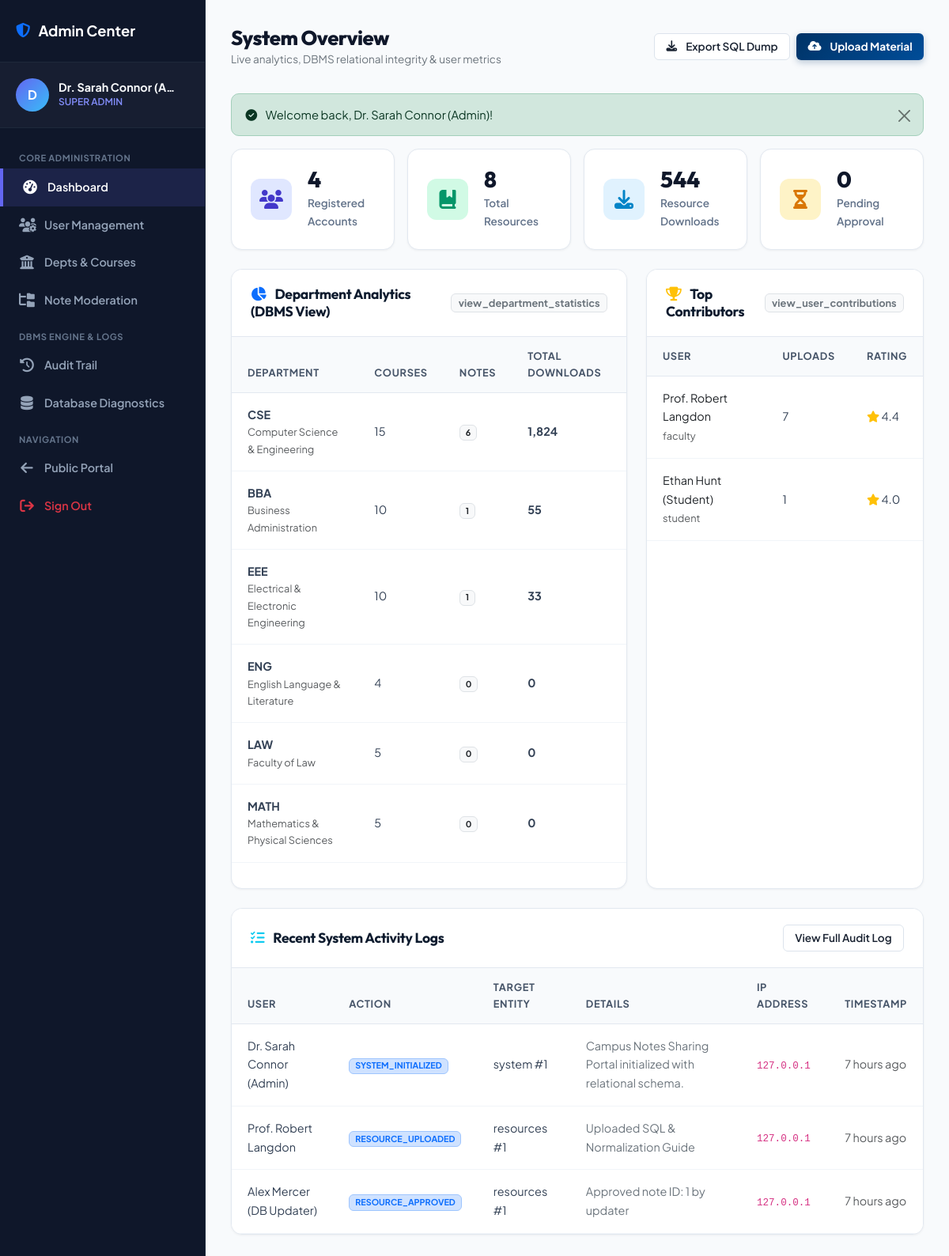
/admin/index.php (signed in), run on the app's committed database.
### tables this page shows
CREATE TABLE `users` (
    `user_id` INT AUTO_INCREMENT PRIMARY KEY,
    `role_id` INT NOT NULL,
    `dept_id` INT NULL,
    `full_name` VARCHAR(120) NOT NULL,
    `email` VARCHAR(150) NOT NULL UNIQUE,
    `password_hash` VARCHAR(255) NOT NULL,
    `reset_token` VARCHAR(64) NULL UNIQUE,
    `reset_token_expires_at` TIMESTAMP NULL,
    `academic_id` VARCHAR(50) NULL,  
    `phone` VARCHAR(30) NULL,
    `bio` TEXT NULL,
    `avatar` VARCHAR(255) DEFAULT 'default_avatar.png',
    `status` ENUM('active', 'inactive', 'suspended') DEFAULT 'active',
    `created_at` TIMESTAMP DEFAULT CURRENT_TIMESTAMP,
    `updated_at` TIMESTAMP DEFAULT CURRENT_TIMESTAMP ON UPDATE CURRENT_TIMESTAMP,
    CONSTRAINT `fk_users_role` FOREIGN KEY (`role_id`) REFERENCES `roles` (`role_id`) ON UPDATE CASCADE ON DELETE RESTRICT,
    CONSTRAINT `fk_users_dept` FOREIGN KEY (`dept_id`) REFERENCES `departments` (`dept_id`) ON UPDATE CASCADE ON DELETE SET NULL
);

CREATE TABLE `departments` (
    `dept_id` INT AUTO_INCREMENT PRIMARY KEY,
    `dept_code` VARCHAR(20) NOT NULL UNIQUE,
    `dept_name` VARCHAR(150) NOT NULL,
    `description` TEXT,
    `created_at` TIMESTAMP DEFAULT CURRENT_TIMESTAMP
);

CREATE TABLE `activity_logs` (
    `activity_id` INT AUTO_INCREMENT PRIMARY KEY,
    `user_id` INT NULL,
    `action` VARCHAR(100) NOT NULL,
    `entity_type` VARCHAR(50) NOT NULL,
    `entity_id` INT NULL,
    `details` TEXT NULL,
    `ip_address` VARCHAR(45) NULL,
    `created_at` TIMESTAMP DEFAULT CURRENT_TIMESTAMP,
    CONSTRAINT `fk_activity_user` FOREIGN KEY (`user_id`) REFERENCES `users` (`user_id`) ON UPDATE CASCADE ON DELETE SET NULL
);

### includes/auth_middleware.php (called while the page is built, shortened)
<?php
function isLoggedIn() {
    return isset($_SESSION['user_id']) && !empty($_SESSION['user_id']);
}
function getCurrentUser() {
    return [
        'id' => $_SESSION['user_id'],
        'name' => $_SESSION['full_name'] ?? 'User',
        'email' => $_SESSION['email'] ?? '',
        'role_id' => $_SESSION['role_id'] ?? 4,
        'role_name' => $_SESSION['role_name'] ?? 'student',
        'dept_id' => $_SESSION['dept_id'] ?? null,
        'avatar' => $_SESSION['avatar'] ?? 'default_avatar.png'
    ];
}

### admin/index.php (the view, shortened to what this page needs)
<?php
require_once __DIR__ . '/../includes/header.php';
require_once __DIR__ . '/../includes/auth_middleware.php';
$pdo = Database::getConnection();
$totalUsers = $pdo->query("SELECT COUNT(*) FROM `users`")->fetchColumn();
$totalResources = $pdo->query("SELECT COUNT(*) FROM `resources`")->fetchColumn();
$pendingNotes = $pdo->query("SELECT COUNT(*) FROM `resources` WHERE `status` = 'pending'")->fetchColumn();
$totalDownloads = $pdo->query("SELECT IFNULL(SUM(`download_count`), 0) FROM `resources`")->fetchColumn();
$deptStats = $pdo->query("SELECT * FROM `view_department_statistics` ORDER BY `total_resources` DESC")->fetchAll();
$topContributors = $pdo->query("SELECT * FROM `view_user_contributions` WHERE `total_uploads` > 0 ORDER BY `total_downloads_received` DESC LIMIT 5")->fetchAll();
$recentLogs = $pdo->query("SELECT l.*, u.full_name FROM `activity_logs` l LEFT JOIN `users` u ON l.user_id = u.user_id ORDER BY l.created_at DESC LIMIT 6")->fetchAll();
?>
<div class="dashboard-wrapper">
    <aside class="sidebar">
        <div class="sidebar-header">
            <a href="<?= BASE_URL ?>/admin/index.php" class="sidebar-brand">
                <i class="fa-solid fa-shield-halved text-primary"></i> Admin Center
            </a>
        </div>
        <div class="sidebar-user">
            <div class="user-avatar-circle"><?= strtoupper(substr($currentUser['name'], 0, 1)) ?></div>
            <div class="user-info-text">
                <div class="user-name"><?= htmlspecialchars($currentUser['name']) ?></div>
                <div class="user-role">Super Admin</div>
            </div>
        </div>
        <ul class="sidebar-nav">
            <li class="sidebar-heading">Core Administration</li>
            <li><a href="<?= BASE_URL ?>/admin/index.php" class="sidebar-link active"><i class="fa-solid fa-gauge-high"></i> Dashboard</a></li>
            <li><a href="<?= BASE_URL ?>/admin/users.php" class="sidebar-link"><i class="fa-solid fa-users-gear"></i> User Management</a></li>
            <li><a href="<?= BASE_URL ?>/admin/departments.php" class="sidebar-link"><i class="fa-solid fa-building-columns"></i> Depts & Courses</a></li>
            <li><a href="<?= BASE_URL ?>/admin/resources.php" class="sidebar-link"><i class="fa-solid fa-folder-tree"></i> Note Moderation </a></li>
            <li class="sidebar-heading">DBMS Engine & Logs</li>
            <li><a href="<?= BASE_URL ?>/admin/logs.php" class="sidebar-link"><i class="fa-solid fa-clock-rotate-left"></i> Audit Trail</a></li>
            <li><a href="<?= BASE_URL ?>/admin/db_status.php" class="sidebar-link"><i class="fa-solid fa-database"></i> Database Diagnostics</a></li>
            <li class="sidebar-heading">Navigation</li>
            <li><a href="<?= BASE_URL ?>/index.php" class="sidebar-link"><i class="fa-solid fa-arrow-left"></i> Public Portal</a></li>
            <li><a href="<?= BASE_URL ?>/actions/auth_action.php?action=logout" class="sidebar-link text-danger"><i class="fa-solid fa-arrow-right-from-bracket"></i> Sign Out</a></li>
        </ul>
    </aside>
    <main class="dashboard-content">
        <div class="dashboard-header">
            <div>
                <h1 class="dashboard-title">System Overview</h1>
                <p class="text-secondary small mb-0">Live analytics, DBMS relational integrity & user metrics</p>
            </div>
            <div class="d-flex gap-2">
                <a href="<?= BASE_URL ?>/actions/admin_action.php?action=export_db" class="btn btn-outline-custom btn-sm">
                    <i class="fa-solid fa-download me-1"></i> Export SQL Dump
                </a>
                <a href="<?= BASE_URL ?>/faculty/upload.php" class="btn btn-primary-custom btn-sm">
                    <i class="fa-solid fa-cloud-arrow-up me-1"></i> Upload Material
                </a>
            </div>
        </div>
        <div class="row g-3 mb-4">
            <div class="col-sm-6 col-xl-3">
                <div class="stat-card">
                    <div class="stat-icon primary"><i class="fa-solid fa-users"></i></div>
                    <div class="stat-info">
                        <div class="stat-value"><?= number_format($totalUsers) ?></div>
                        <div class="stat-label">Registered Accounts</div>
                    </div>
                </div>
            </div>
            <div class="col-sm-6 col-xl-3">
                <div class="stat-card">
                    <div class="stat-icon success"><i class="fa-solid fa-book-bookmark"></i></div>
                    <div class="stat-info">
                        <div class="stat-value"><?= number_format($totalResources) ?></div>
                        <div class="stat-label">Total Resources</div>
                    </div>
                </div>
            </div>
            <div class="col-sm-6 col-xl-3">
                <div class="stat-card">
                    <div class="stat-icon info"><i class="fa-solid fa-download"></i></div>
                    <div class="stat-info">
                        <div class="stat-value"><?= number_format($totalDownloads) ?></div>
                        <div class="stat-label">Resource Downloads</div>
                    </div>
                </div>
            </div>
            <div class="col-sm-6 col-xl-3">
                <div class="stat-card">
                    <div class="stat-icon warning"><i class="fa-solid fa-hourglass-half"></i></div>
                    <div class="stat-info">
                        <div class="stat-value"><?= number_format($pendingNotes) ?></div>
                        <div class="stat-label">Pending Approval</div>
                    </div>
                </div>
            </div>
        </div>
        <div class="row g-4 mb-4">
            <div class="col-lg-7">
                <div class="data-card h-100">
                    <div class="data-card-header">
                        <h5><i class="fa-solid fa-chart-pie text-primary me-2"></i> Department Analytics (DBMS View)</h5>
                        <span class="badge bg-light text-secondary border font-xs">view_department_statistics</span>
                    </div>
                    <div class="table-responsive">
                        <table class="table table-custom">
                            <thead>
                                <tr>
                                    <th>Department</th>
                                    <th>Courses</th>
                                    <th>Notes</th>
                                    <th>Total Downloads</th>
                                </tr>
                            </thead>
                            <tbody>
                                <?php foreach ($deptStats as $ds): ?>
                                    <tr>
                                        <td>
                                            <strong><?= htmlspecialchars($ds['dept_code']) ?></strong>
                                            <div class="text-muted font-xs"><?= htmlspecialchars($ds['dept_name']) ?></div>
                                        </td>
                                        <td><?= $ds['total_courses'] ?></td>
                                        <td><span class="badge bg-light text-dark border"><?= $ds['total_resources'] ?></span></td>
                                        <td><strong><?= number_format($ds['total_downloads']) ?></strong></td>
                                    </tr>
                                <?php endforeach; ?>
                            </tbody>
                        </table>
                    </div>
                </div>
            </div>
            <div class="col-lg-5">
                <div class="data-card h-100">
                    <div class="data-card-header">
                        <h5><i class="fa-solid fa-trophy text-warning me-2"></i> Top Contributors</h5>
                        <span class="badge bg-light text-secondary border font-xs">view_user_contributions</span>
                    </div>
                    <div class="table-responsive">
                        <table class="table table-custom">
                            <thead>
                                <tr>
                                    <th>User</th>
                                    <th>Uploads</th>
                                    <th>Rating</th>
                                </tr>
                            </thead>
                            <tbody>
                                <?php foreach ($topContributors as $tc): ?>
                                    <tr>
                                        <td>
                                            <div class="font-weight-bold text-dark"><?= htmlspecialchars($tc['full_name']) ?></div>
                                            <span class="text-muted font-xs"><?= htmlspecialchars($tc['role_name']) ?></span>
                                        </td>
                                        <td><?= $tc['approved_uploads'] ?></td>
                                        <td><i class="fa-solid fa-star text-warning"></i> <?= number_format($tc['average_author_rating'], 1) ?></td>
                                    </tr>
                                <?php endforeach; ?>
                            </tbody>
                        </table>
                    </div>
                </div>
            </div>
        </div>
        <div class="data-card">
            <div class="data-card-header">
                <h5><i class="fa-solid fa-list-check text-info me-2"></i> Recent System Activity Logs</h5>
                <a href="<?= BASE_URL ?>/admin/logs.php" class="btn btn-outline-custom btn-sm">View Full Audit Log</a>
            </div>
            <div class="table-responsive">
                <table class="table table-custom">
                    <thead>
                        <tr>
                            <th>User</th>
                            <th>Action</th>
                            <th>Target Entity</th>
                            <th>Details</th>
                            <th>IP Address</th>
                            <th>Timestamp</th>
                        </tr>
                    </thead>
                    <tbody>
                        <?php foreach ($recentLogs as $log): ?>
                            <tr>
                                <td><?= htmlspecialchars($log['full_name'] ?? 'System') ?></td>
                                <td><span class="badge bg-primary-subtle text-primary border border-primary-subtle"><?= htmlspecialchars($log['action']) ?></span></td>
                                <td><?= htmlspecialchars($log['entity_type']) ?> #<?= $log['entity_id'] ?></td>
                                <td class="text-secondary small"><?= htmlspecialchars($log['details']) ?></td>
                                <td><code><?= htmlspecialchars($log['ip_address'] ?? '127.0.0.1') ?></code></td>
                                <td class="text-muted small"><?= timeAgo($log['created_at']) ?></td>
                            </tr>
                        <?php endforeach; ?>
                    </tbody>
                </table>
            </div>
        </div>
    </main>
</div>
</body>
</html>

### assets/css/style.css (style rules this page uses)
:root { --primary: #003366; --primary-light: #004d99; --primary-dark: #002244; --primary-subtle: #e8f0fb; --primary-mid: #1a5276; --accent: #1a7f37; --accent-light: #28a745; --accent-subtle: #e9f7ef; --gold: #c9a227; --gold-light: #f5d06a; --success: #198754; --success-light: #d1e7dd; --danger: #dc3545; --danger-light: #f8d7da; --warning: #fd7e14; --info: #0d6efd; --dark: #0d1b2e; --dark-surface: #152338; --text-primary: #1a2332; --text-secondary: #4a5568; --text-muted: #718096; --bg-main: #f5f7fa; --bg-card: #ffffff; --border-color: #dce3ec; --border-subtle: #edf2f7; --shadow-sm: 0 1px 4px rgba(0,51,102,0.08); --shadow-md: 0 4px 12px rgba(0,51,102,0.1); --shadow-lg: 0 12px 28px rgba(0,51,102,0.12); --shadow-xl: 0 20px 40px rgba(0,51,102,0.15); --radius-sm: 6px; --radius-md: 10px; --radius-lg: 16px; --radius-xl: 24px; --radius-full: 9999px; --transition: all 0.22s cubic-bezier(0.4, 0, 0.2, 1); }
*, *::before, *::after { box-sizing: border-box; }
html { scroll-behavior: smooth; }
body { font-family: 'Plus Jakarta Sans', -apple-system, BlinkMacSystemFont, "Segoe UI", sans-serif; background-color: var(--bg-main); color: var(--text-primary); font-size: 15px; line-height: 1.65; min-height: 100vh; display: flex; flex-direction: column; -webkit-font-smoothing: antialiased; }
h1 { font-size: 2.6rem; }
h5 { font-size: 1.1rem; }
h1, h2, h3, h4, h5, h6 { font-family: 'Outfit', 'Plus Jakarta Sans', sans-serif; font-weight: 700; color: var(--dark); letter-spacing: -0.02em; line-height: 1.25; }
p { font-size: 0.975rem; }
small, .small { font-size: 0.85rem; }
.font-xs { font-size: 0.8rem; }
a { transition: var(--transition); }
.user-avatar-circle { width: 32px; height: 32px; min-width: 32px; border-radius: 50%; background: linear-gradient(135deg, var(--primary), var(--accent)); color: white; display: inline-flex; align-items: center; justify-content: center; font-weight: 800; font-size: 0.85rem; line-height: 1; flex-shrink: 0; }
.btn-primary-custom { background: linear-gradient(135deg, var(--primary), var(--primary-light)); border: none; color: white !important; font-weight: 700; font-size: 0.92rem; padding: 0.55rem 1.3rem; border-radius: var(--radius-md); transition: var(--transition); display: inline-flex; align-items: center; gap: 7px; box-shadow: 0 3px 8px rgba(0,51,102,0.25); text-decoration: none; cursor: pointer; font-family: inherit; }
.btn-outline-custom { border: 1.5px solid var(--border-color); background: white; color: var(--text-primary) !important; font-weight: 600; font-size: 0.9rem; padding: 0.5rem 1.2rem; border-radius: var(--radius-md); transition: var(--transition); display: inline-flex; align-items: center; gap: 7px; text-decoration: none; cursor: pointer; font-family: inherit; }
.btn-sm.btn-primary-custom, .btn-sm.btn-outline-custom { padding: 0.38rem 0.9rem; font-size: 0.85rem; border-radius: var(--radius-sm); }

### data on the page
users: full_name "D", full_name "Dr. Sarah Connor (A…"
departments: dept_code "CSE", dept_name "Computer Science & Engineering", total_courses "15", total_resources "6", total_downloads "1,824"
departments: dept_code "BBA", dept_name "Business Administration", total_courses "10", total_resources "1", total_downloads "55"
departments: dept_code "EEE", dept_name "Electrical & Electronic Engineering", total_courses "10", total_resources "1", total_downloads "33"
departments: dept_code "ENG", dept_name "English Language & Literature", total_courses "4", total_resources "0", total_downloads "0"
departments: dept_code "LAW", dept_name "Faculty of Law", total_courses "5", total_resources "0", total_downloads "0"
departments: dept_code "MATH", dept_name "Mathematics & Physical Sciences", total_courses "5", total_resources "0", total_downloads "0"
users: full_name "Prof. Robert Langdon", role_name "faculty", approved_uploads "7", average_author_rating "4.4"
users: full_name "Ethan Hunt (Student)", role_name "student", approved_uploads "1", average_author_rating "4.0"
activity_logs: user.full_name "Dr. Sarah Connor (Admin)", action "SYSTEM_INITIALIZED", entity_type "system", entity "1", details "Campus Notes Sharing Portal initialized with relational schema.", ip_address "127.0.0.1", created_at "7 hours ago"
activity_logs: user.full_name "Prof. Robert Langdon", action "RESOURCE_UPLOADED", entity_type "resources", entity "1", details "Uploaded SQL & Normalization Guide", ip_address "127.0.0.1", created_at "7 hours ago"
activity_logs: user.full_name "Alex Mercer (DB Updater)", action "RESOURCE_APPROVED", entity_type "resources", entity "1", details "Approved note ID: 1 by updater", ip_address "127.0.0.1", created_at "7 hours ago"

### other printed values
$flash['message'] "Welcome back, Dr. Sarah Connor (Admin)!"
$totalUsers "4"
$totalResources "8"
$totalDownloads "544"
$pendingNotes "0"
